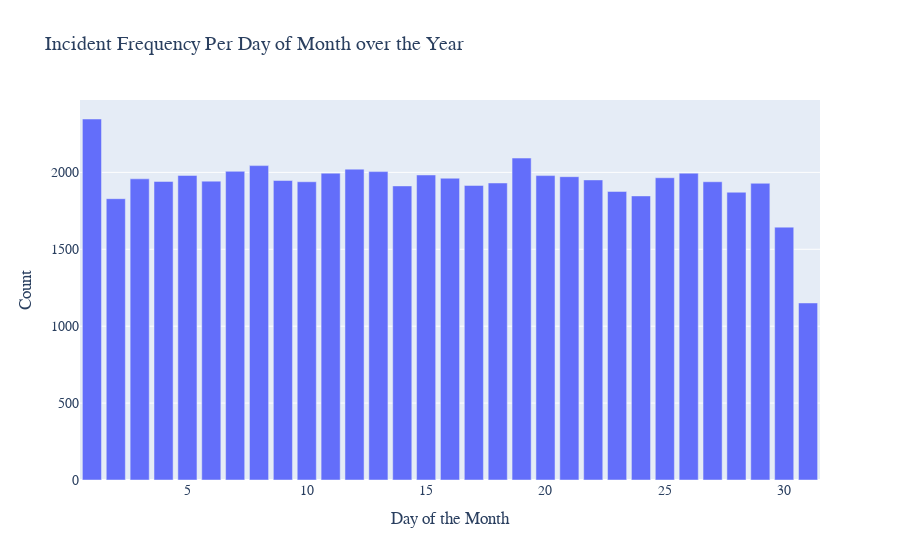

Source (notebook cell):
### Code cell
# creating frequency distribution per day of the month
day_df = pd.DataFrame(ts_df.groupby(['Day'])['Day'].count())
print(f"Average Incidents per day of the month: {ts_df.groupby(['Day'])['Day'].count().mean()}")
fig_day = px.bar(day_df, 
    x=day_df.index, 
    y='Day', 
    labels={'index':'Day of the Month', 'Day':'Count'},
    title='Incident Frequency Per Day of Month over the Year')
fig_day.update_layout(
    font_family="Garamond",
    font_size=14,
)
fig_day.show()

fig_day.write_image('../Visuals/Updated/Unspecified/Daily_total_over_year.png', engine="kaleido")

### Figure 1 — Plotly figure (JSON) as saved in the notebook; plotly's stock layout.template omitted (floating-point values rounded to 4 significant figures)
{"data": [{"alignmentgroup": "True", "hovertemplate": "Day of the Month=%{x}<br>Count=%{y}<extra></extra>", "legendgroup": "", "marker": {"color": "#636efa", "pattern": {"shape": ""}}, "name": "", "offsetgroup": "", "orientation": "v", "showlegend": false, "textposition": "auto", "type": "bar", "x": [1, 2, 3, 4, 5, 6, 7, 8, 9, 10, 11, 12, 13, 14, 15, 16, 17, 18, 19, 20, 21, 22, 23, 24, 25, 26, 27, 28, 29, 30, 31], "xaxis": "x", "y": [2347, 1829, 1958, 1941, 1980, 1943, 2007, 2044, 1947, 1939, 1995, 2021, 2005, 1912, 1983, 1962, 1915, 1931, 2093, 1979, 1972, 1951, 1876, 1847, 1965, 1995, 1939, 1871, 1929, 1644, 1151], "yaxis": "y"}], "layout": {"barmode": "relative", "font": {"family": "Garamond", "size": 14}, "legend": {"tracegroupgap": 0}, "title": {"text": "Incident Frequency Per Day of Month over the Year"}, "xaxis": {"anchor": "y", "domain": [0, 1], "title": {"text": "Day of the Month"}}, "yaxis": {"anchor": "x", "domain": [0, 1], "title": {"text": "Count"}}}}
